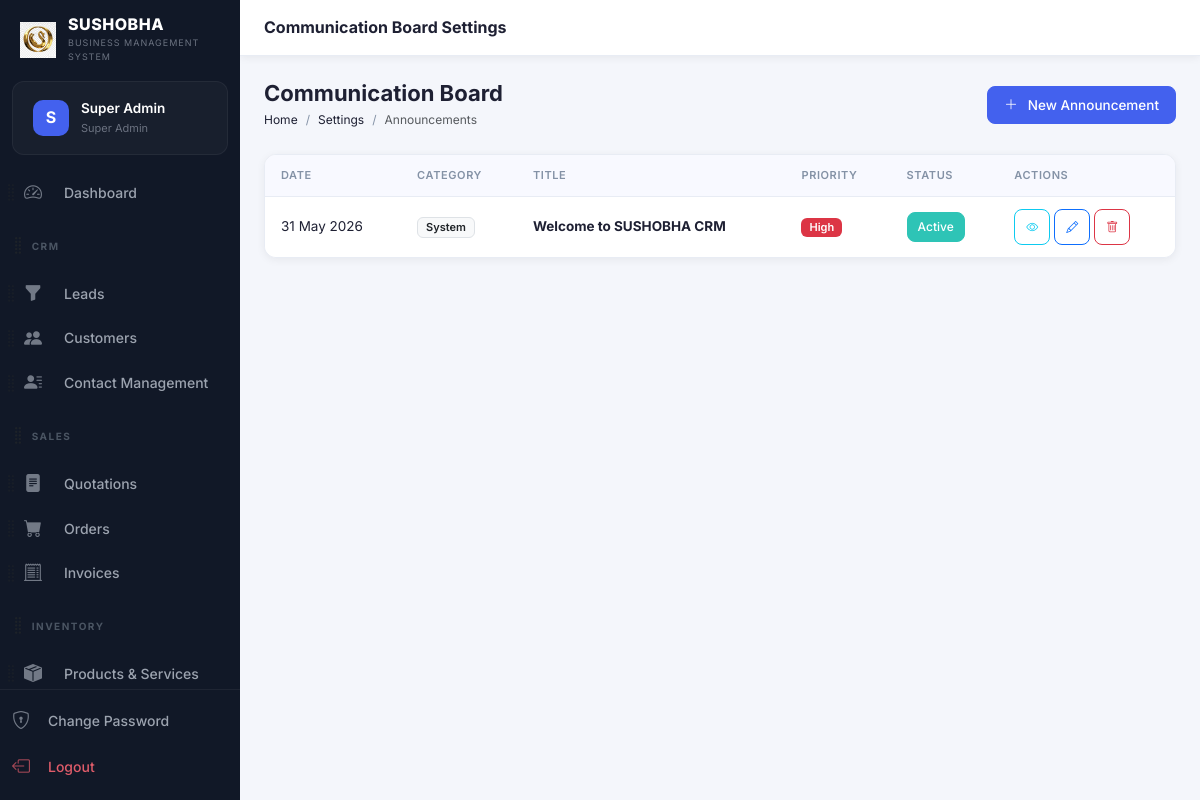
Before: /modules/settings/announcements.php (signed in) with the older database file.
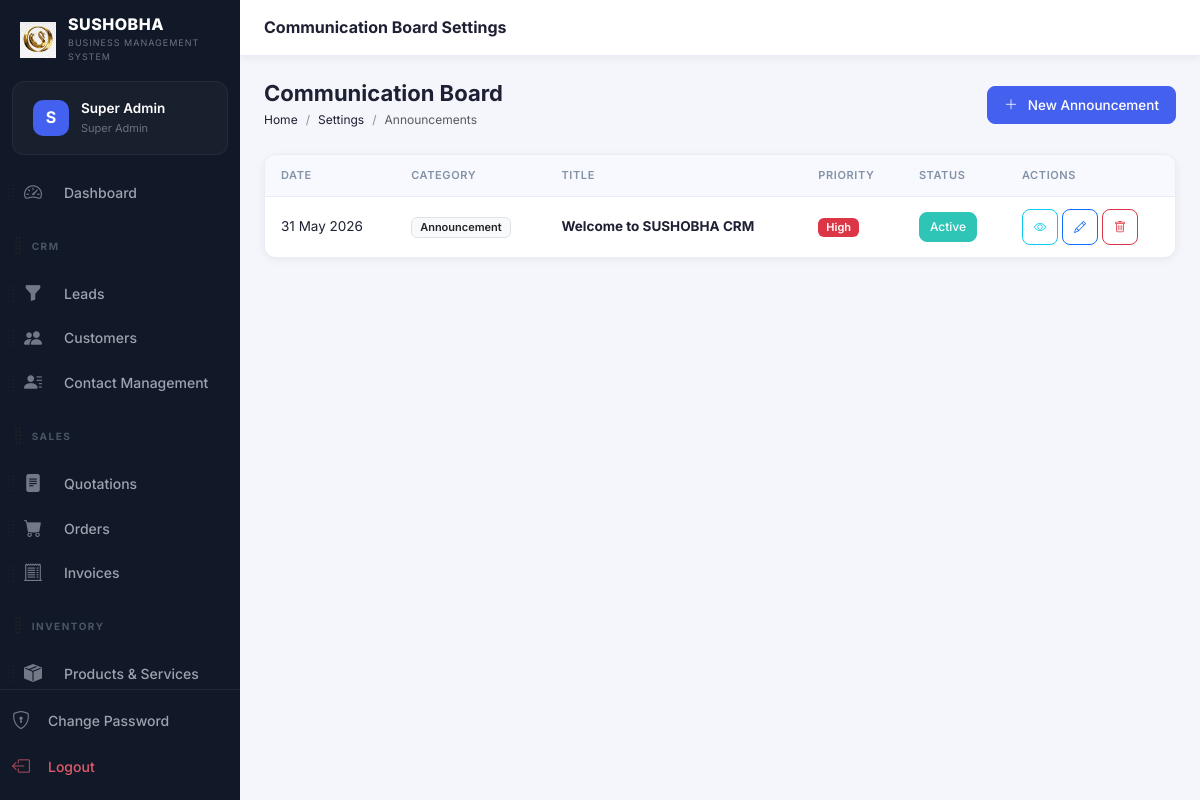
After: the same page with the newer database file.
### tables this page shows
CREATE TABLE `users` (
  `id` int(10) unsigned NOT NULL AUTO_INCREMENT,
  `role_id` int(10) unsigned NOT NULL DEFAULT 5,
  `name` varchar(100) NOT NULL,
  `email` varchar(150) NOT NULL,
  `password` varchar(255) NOT NULL,
  `phone` varchar(20) DEFAULT NULL,
  `avatar` varchar(255) DEFAULT NULL,
  `is_active` tinyint(1) NOT NULL DEFAULT 1,
  `remember_token` varchar(100) DEFAULT NULL,
  `reset_token` varchar(100) DEFAULT NULL,
  `reset_token_expires` datetime DEFAULT NULL,
  `last_login` datetime DEFAULT NULL,
  `login_attempts` int(11) DEFAULT 0,
  `locked_until` datetime DEFAULT NULL,
  `created_at` timestamp NOT NULL DEFAULT current_timestamp(),
  `updated_at` timestamp NOT NULL DEFAULT current_timestamp() ON UPDATE current_timestamp(),
  `access_rights` text DEFAULT NULL,
  PRIMARY KEY (`id`),
  UNIQUE KEY `email` (`email`),
  KEY `role_id` (`role_id`),
  CONSTRAINT `users_ibfk_1` FOREIGN KEY (`role_id`) REFERENCES `roles` (`id`)
);

CREATE TABLE `roles` (
  `id` int(10) unsigned NOT NULL AUTO_INCREMENT,
  `name` varchar(50) NOT NULL,
  `slug` varchar(50) NOT NULL,
  `permissions` longtext DEFAULT NULL CHECK (json_valid(`permissions`)),
  `created_at` timestamp NOT NULL DEFAULT current_timestamp(),
  PRIMARY KEY (`id`),
  UNIQUE KEY `name` (`name`),
  UNIQUE KEY `slug` (`slug`)
);

CREATE TABLE `announcements` (
  `id` int(10) unsigned NOT NULL AUTO_INCREMENT,
  `title` varchar(255) NOT NULL,
  `content` text NOT NULL,
  `category` varchar(100) DEFAULT 'General',
  `priority` varchar(50) DEFAULT 'Normal',
  `is_active` tinyint(1) DEFAULT 1,
  `created_by` int(10) unsigned DEFAULT NULL,
  `created_at` timestamp NOT NULL DEFAULT current_timestamp(),
  PRIMARY KEY (`id`),
  KEY `created_by` (`created_by`),
  CONSTRAINT `announcements_ibfk_1` FOREIGN KEY (`created_by`) REFERENCES `users` (`id`) ON DELETE SET NULL
);

### config/db.php (called while the page is built, shortened)
<?php
class Database {
    private static ?PDO $instance = null;
    public static function getInstance(): PDO {
        if (self::$instance === null) {
            $host   = 'localhost';
            $dbname = 'sushobha_crm';
            $user   = 'root';
            $pass   = '';
            $charset = 'utf8mb4';
            $dsn = "mysql:host={$host};dbname={$dbname};charset={$charset}";
            $options = [
                PDO::ATTR_ERRMODE            => PDO::ERRMODE_EXCEPTION,
                PDO::ATTR_DEFAULT_FETCH_MODE => PDO::FETCH_ASSOC,
                PDO::ATTR_EMULATE_PREPARES   => false,
            ];
            try {
                self::$instance = new PDO($dsn, $user, $pass, $options);
            } catch (PDOException $e) {
                die(json_encode(['error' => 'Database connection failed: ' . $e->getMessage()]));
            }
        }
        return self::$instance;
    }
}
function db(): PDO {
    return Database::getInstance();
}

### includes/auth.php (called while the page is built, shortened)
<?php
require_once __DIR__ . '/../config/db.php';
function isLoggedIn(): bool {
    return isset($_SESSION['user_id']) && !empty($_SESSION['user_id']);
}
function currentUser(): ?array {
    static $user = null;
    if ($user === null) {
        $stmt = db()->prepare("SELECT u.*, r.name AS role_name, r.slug AS role_slug, r.permissions FROM users u JOIN roles r ON u.role_id = r.id WHERE u.id = ?");
        $stmt->execute([$_SESSION['user_id']]);
        $user = $stmt->fetch();
    }
    return $user;
}
function currentRole(): string {
    $u = currentUser();
    return $u['role_slug'] ?? 'user';
}
function requireRole(array $roles): void {
    if (!in_array(currentRole(), $roles)) {
        http_response_code(403);
        include __DIR__ . '/../includes/403.php';
        exit;
    }
}

### includes/functions.php (called while the page is built, shortened)
<?php
require_once __DIR__ . '/../config/db.php';
function e(?string $str): string {
    return htmlspecialchars($str ?? '', ENT_QUOTES | ENT_HTML5, 'UTF-8');
}
function formatDate(string $date, string $format = 'd M Y'): string {
    return date($format, strtotime($date));
}

### modules/settings/announcements.php (the view, shortened to what this page needs)
<?php
require_once __DIR__ . '/../../config/db.php';
require_once __DIR__ . '/../../includes/auth.php';
require_once __DIR__ . '/../../includes/functions.php';
requireRole(['super_admin', 'admin']);
$db = db();
$announcements = $db->query("SELECT a.*, u.name as author FROM announcements a LEFT JOIN users u ON a.created_by = u.id ORDER BY a.created_at DESC")->fetchAll();
include __DIR__ . '/../../includes/header.php';
?>
<?php include __DIR__ . '/../../includes/sidebar.php'; ?>
<div class="main-content">
<div class="topbar">
  <div class="topbar-title">Communication Board Settings</div>
</div>
<div class="page-content">
<div class="page-header">
  <div class="page-header-left">
    <h1>Communication Board</h1>
    <nav aria-label="breadcrumb">
      <ol class="breadcrumb">
        <li class="breadcrumb-item"><a href="<?= BASE_URL ?>/modules/dashboard/index.php">Home</a></li>
        <li class="breadcrumb-item"><a href="index.php">Settings</a></li>
        <li class="breadcrumb-item active">Announcements</li>
      </ol>
    </nav>
  </div>
  <button class="btn btn-primary" data-bs-toggle="modal" data-bs-target="#addAnnouncementModal"><i class="bi bi-plus-lg me-1"></i>New Announcement</button>
</div>
<div class="table-wrapper">
  <table class="table crm-table mb-0">
    <thead>
      <tr>
        <th>Date</th>
        <th>Category</th>
        <th>Title</th>
        <th>Priority</th>
        <th>Status</th>
        <th>Actions</th>
      </tr>
    </thead>
    <tbody>
      <?php foreach($announcements as $a): ?>
      <tr>
        <td><?= formatDate($a['created_at']) ?></td>
        <td><span class="badge bg-light text-dark border"><?= e($a['category']) ?></span></td>
        <td class="fw-bold"><?= e($a['title']) ?></td>
        <td>
            <span class="badge bg-<?= $a['priority']=='High'?'danger':($a['priority']=='Medium'?'warning':'info') ?>">
                <?= $a['priority'] ?>
            </span>
        </td>
        <td>
            <form method="POST" class="d-inline">
                <button type="submit" class="btn btn-sm <?= $a['is_active']?'btn-success':'btn-secondary' ?>">
                    <?= $a['is_active']?'Active':'Inactive' ?>
                </button>
            </form>
        </td>
        <td>
            <div class="d-flex gap-1">
                <button type="button" class="btn btn-icon btn-sm btn-outline-info" data-bs-toggle="modal" data-bs-target="#viewModal<?= $a['id'] ?>"><i class="bi bi-eye"></i></button>
                <button type="button" class="btn btn-icon btn-sm btn-outline-primary" data-bs-toggle="modal" data-bs-target="#editModal<?= $a['id'] ?>"><i class="bi bi-pencil"></i></button>
                <form method="POST" class="d-inline" onsubmit="return confirm('Delete this announcement?')">
                    <button type="submit" class="btn btn-icon btn-sm btn-outline-danger"><i class="bi bi-trash"></i></button>
                </form>
            </div>
        </td>
      </tr>
      <?php endforeach; ?>
    </tbody>
  </table>
</div>
</div></div>
<?php include __DIR__ . '/../../includes/footer.php'; ?>

### includes/header.php (shortened to what this page needs)
<!DOCTYPE html>
<html lang="en">
<head>
<link href="https://cdn.jsdelivr.net/npm/bootstrap@5.3.3/dist/css/bootstrap.min.css" rel="stylesheet">
<link href="https://cdn.jsdelivr.net/npm/bootstrap-icons@1.11.3/font/bootstrap-icons.min.css" rel="stylesheet">
<link href="https://cdnjs.cloudflare.com/ajax/libs/font-awesome/6.5.0/css/all.min.css" rel="stylesheet">
<link href="<?= BASE_URL ?>/assets/css/style.css" rel="stylesheet">
</head>
<body>
<div class="app-wrapper">

### includes/sidebar.php (shortened to what this page needs)
<?php
function isActive(string $path): string {
    return strpos($_SERVER['PHP_SELF'], $path) !== false ? 'active' : '';
}
$user = currentUser();
?>
<nav class="sidebar" id="sidebar">
  <div class="sidebar-brand">
    <div class="brand-logo">
      <img src="<?= BASE_URL ?>/assets/img/logo.png" alt="Logo" style="width: 100%; height: 100%; object-fit: contain;">
    </div>
    <div class="brand-text">
      <span class="brand-name"><?= APP_NAME ?></span>
      <span class="brand-tagline"><?= APP_TAGLINE ?></span>
    </div>
  </div>
  <div class="sidebar-user">
    <div class="sidebar-user-avatar">
      <?php if (!empty($user['avatar'])): ?>
        <img src="<?= BASE_URL ?>/<?= e($user['avatar']) ?>" alt="Avatar">
      <?php else: ?>
        <span><?= strtoupper(substr($user['name'] ?? 'U', 0, 1)) ?></span>
      <?php endif; ?>
    </div>
    <div class="sidebar-user-info">
      <span class="user-name"><?= e($user['name'] ?? 'User') ?></span>
      <span class="user-role"><?= ucwords(str_replace('_', ' ', $user['role_slug'] ?? '')) ?></span>
    </div>
  </div>
  <div class="sidebar-menu" id="sortableSidebar">
    <?php
    if (isAdmin()) {
        $defaultMenu[] = ['type' => 'header', 'id' => 'h_admin', 'label' => 'Admin'];
        $defaultMenu[] = ['type' => 'link', 'id' => 'approvals', 'url' => '/modules/approvals/index.php', 'icon' => 'bi-shield-check', 'label' => 'Approvals', 'match' => '/approvals/'];
        $defaultMenu[] = ['type' => 'link', 'id' => 'users', 'url' => '/modules/settings/users.php', 'icon' => 'bi-person-gear', 'label' => 'Users', 'match' => '/settings/users'];
        $defaultMenu[] = ['type' => 'link', 'id' => 'announcements', 'url' => '/modules/settings/announcements.php', 'icon' => 'bi-megaphone-fill', 'label' => 'Comm. Board', 'match' => '/settings/announcements'];
        $defaultMenu[] = ['type' => 'link', 'id' => 'settings', 'url' => '/modules/settings/index.php', 'icon' => 'bi-gear-fill', 'label' => 'Settings', 'match' => '/settings/index'];
        $defaultMenu[] = ['type' => 'link', 'id' => 'backup', 'url' => '/modules/settings/backup.php', 'icon' => 'bi-shield-check', 'label' => 'System Backup', 'match' => '/settings/backup'];
        $defaultMenu[] = ['type' => 'link', 'id' => 'activity_logs', 'url' => '/modules/settings/activity-logs.php', 'icon' => 'bi-clock-history', 'label' => 'Activity Logs', 'match' => '/activity-logs'];
    }
    $menuDict = [];
    foreach ($defaultMenu as $item) {
        $menuDict[$item['id']] = $item;
    }
    $userId = $_SESSION['user_id'] ?? 0;
    $stmt = db()->prepare("SELECT preference_value FROM user_preferences WHERE user_id = ? AND preference_key = 'sidebar_order'");
    $stmt->execute([$userId]);
    $savedOrderJson = $stmt->fetchColumn();
    $savedOrder = $savedOrderJson ? json_decode($savedOrderJson, true) : null;
    $menu = [];
    if ($savedOrder && is_array($savedOrder)) {
        foreach ($savedOrder as $id) {
            if (isset($menuDict[$id])) {
                $menu[] = $menuDict[$id];
                unset($menuDict[$id]);
            }
        }
        foreach ($menuDict as $item) {
            $menu[] = $item;
        }
    } else {
        $menu = $defaultMenu;
    }
    foreach ($menu as $item):
    ?>
      <div class="sidebar-sortable-item" data-id="<?= e($item['id']) ?>">
        <?php if ($item['type'] === 'header'): ?>
          <div class="menu-section-title d-flex align-items-center" style="margin-top: 15px;">
            <i class="bi bi-grip-vertical text-muted drag-handle" style="font-size: 1.2rem; cursor: grab; margin-left: -15px; margin-right: 2px;" title="Drag to reorder"></i>
            <span><?= e($item['label']) ?></span>
          </div>
        <?php else: ?>
          <div class="d-flex align-items-center position-relative">
            <i class="bi bi-grip-vertical text-muted drag-handle" style="font-size: 1.2rem; cursor: grab; opacity: 0.6; position: absolute; left: -15px; z-index: 10; padding: 10px 5px;" title="Drag to reorder"></i>
            <a href="<?= BASE_URL . $item['url'] ?>" class="menu-item flex-grow-1 mb-0 <?= isActive($item['match']) ?>">
              <i class="bi <?= $item['icon'] ?>"></i><span class="ms-1"><?= e($item['label']) ?></span>
            </a>
          </div>
        <?php endif; ?>
      </div>
    <?php endforeach; ?>
  </div>
  <div class="sidebar-footer">
    <a href="<?= BASE_URL ?>/modules/auth/change-password.php" class="menu-item <?= isActive('/auth/change-password') ?>">
      <i class="bi bi-shield-lock"></i><span>Change Password</span>
    </a>
    <a href="<?= BASE_URL ?>/modules/auth/logout.php" class="menu-item menu-item-logout">
      <i class="bi bi-box-arrow-left"></i><span>Logout</span>
    </a>
  </div>
</nav>

### includes/footer.php (shortened to what this page needs)
</div>
<div aria-live="polite" aria-atomic="true" class="position-relative">
  <div class="toast-container position-fixed bottom-0 end-0 p-3" id="toastPlacement" style="z-index: 1055;">
  </div>
</div>
</body>
</html>

Changed rows visible on the page:
changed announcements "Welcome to SUSHOBHA CRM": category "System" → "Announcement"
